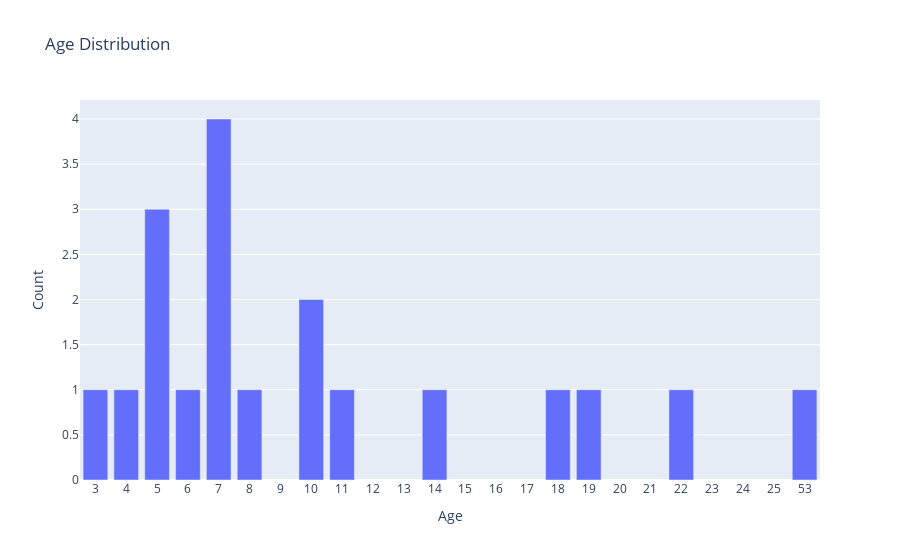

The notebook cell this image was saved under:
### Markdown cell above
## Age Distribution

### Code cell
age_distribution = barriers.barriers['age'].value_counts().sort_index().reset_index()
age_distribution.columns = ['age', 'count']

fig = px.bar(age_distribution, x='age', y='count',
             title='Age Distribution',
             labels={'age': 'Age', 'count': 'Count'},
             hover_data=['age', 'count'],
             category_orders={"age": list(range(26))})

fig.show()

### Figure 1 — Plotly figure (JSON) as saved in the notebook; plotly's stock layout.template omitted (floating-point values rounded to 4 significant figures)
{"data": [{"alignmentgroup": "True", "hovertemplate": "Age=%{x}<br>Count=%{y}<extra></extra>", "legendgroup": "", "marker": {"color": "#636efa", "pattern": {"shape": ""}}, "name": "", "offsetgroup": "", "orientation": "v", "showlegend": false, "textposition": "auto", "type": "bar", "x": ["10", "11", "14", "18", "19", "22", "3", "4", "5", "53", "6", "7", "8"], "xaxis": "x", "y": [2, 1, 1, 1, 1, 1, 1, 1, 3, 1, 1, 4, 1], "yaxis": "y"}], "layout": {"barmode": "relative", "legend": {"tracegroupgap": 0}, "title": {"text": "Age Distribution"}, "xaxis": {"anchor": "y", "categoryarray": [0, 1, 2, 3, 4, 5, 6, 7, 8, 9, 10, 11, 12, 13, 14, 15, 16, 17, 18, 19, 20, 21, 22, 23, 24, 25], "categoryorder": "array", "domain": [0, 1], "title": {"text": "Age"}}, "yaxis": {"anchor": "x", "domain": [0, 1], "title": {"text": "Count"}}}}
